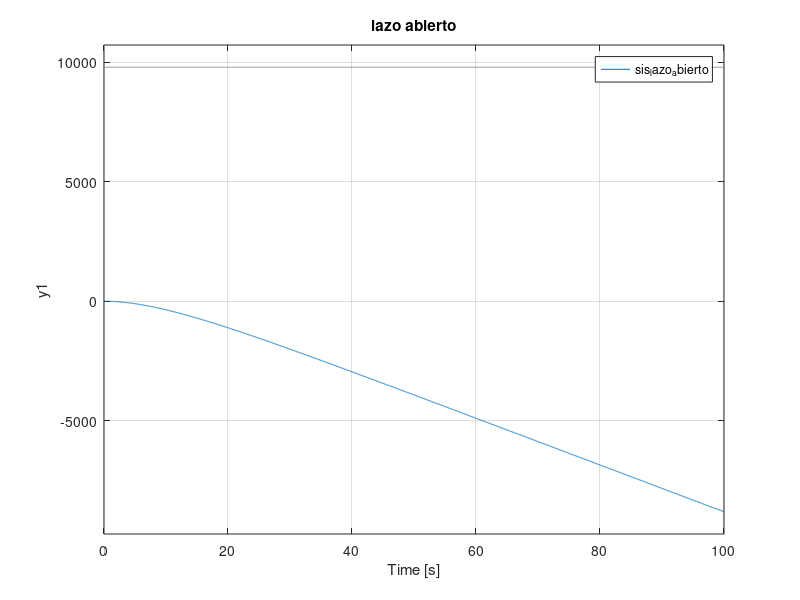

The MATLAB script that drew this image:
%% Ejercicio 2:
% Formule la planta en espacio de estados
% donde la salida sea la posición y
% donde el vector de estado sea
% x = [ p
%       v ]
% p = posición
% v = velocidad
% u = acción de control
% d = perturbaciones
% fg = fuerza de la gravedad
clc; clear; close all

%% Solución
% a = p_ddot = v_dot
% m*a = - v*c - fg + u + d

% p_dot = ...
% v_dot = ...
% 
% x1_dot = x2
% x2_dot = ...

g = -9.8
m = 1000
c = 100
fg = m*g;

% velocidad terminal
%  fg = v*c / (m)
v_term = -fg / c

A = [0 1;
     0 -c/m]
  
B = [0;-1/m]
    
C = [1 0]
  
D = [0]
  

%% simulación a lazo abierto
% debe verificarse que la velocidad terminal a 
% lazo abierto sea -98 m/s
sis_lazo_abierto = ss(A, B, C, D);

t = 0:.01:100;
fg_t = -fg*ones(1, length(t));
figure
lsim(sis_lazo_abierto, fg_t, t)
title('lazo abierto')

  
%% Entrega: PARCIAL_2_Apellido_E2.m
